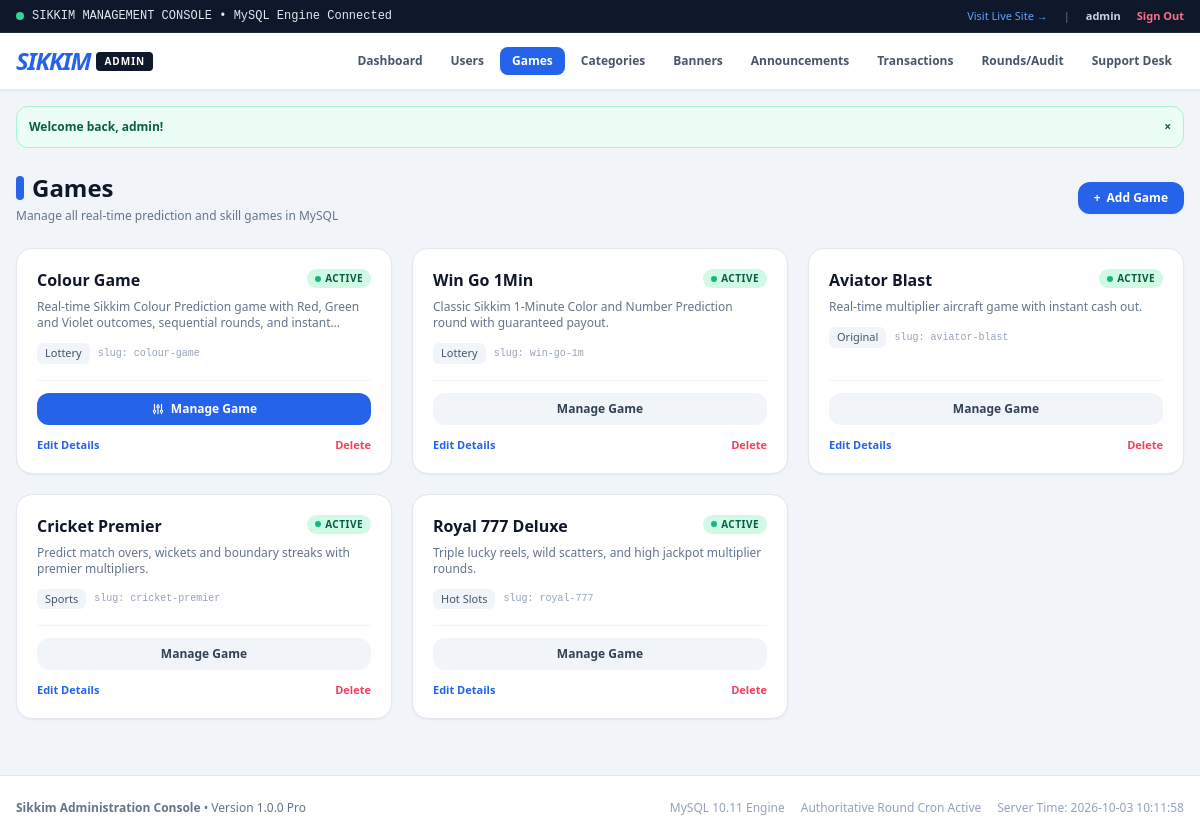
Screenshot of /admin/games.php (signed in) with the database file from the repository.
### tables this page shows
CREATE TABLE `users` (
  `id` INT AUTO_INCREMENT PRIMARY KEY,
  `username` VARCHAR(50) NOT NULL UNIQUE,
  `phone` VARCHAR(20) NOT NULL UNIQUE,
  `email` VARCHAR(100) DEFAULT NULL,
  `password_hash` VARCHAR(255) NOT NULL,
  `role` ENUM('user', 'admin') NOT NULL DEFAULT 'user',
  `status` ENUM('active', 'suspended') NOT NULL DEFAULT 'active',
  `avatar` VARCHAR(255) DEFAULT '/assets/images/avatar-default.png',
  `created_at` TIMESTAMP DEFAULT CURRENT_TIMESTAMP,
  `updated_at` TIMESTAMP DEFAULT CURRENT_TIMESTAMP ON UPDATE CURRENT_TIMESTAMP,
  INDEX `idx_users_phone` (`phone`),
  INDEX `idx_users_username` (`username`),
  INDEX `idx_users_role` (`role`)
);

CREATE TABLE `games` (
  `id` INT AUTO_INCREMENT PRIMARY KEY,
  `category_id` INT NOT NULL,
  `name` VARCHAR(100) NOT NULL,
  `slug` VARCHAR(100) NOT NULL UNIQUE,
  `image` VARCHAR(255) NOT NULL,
  `description` TEXT DEFAULT NULL,
  `status` ENUM('active', 'inactive') NOT NULL DEFAULT 'active',
  `display_order` INT NOT NULL DEFAULT 0,
  `is_recommended` TINYINT(1) NOT NULL DEFAULT 0,
  `config_json` TEXT DEFAULT NULL,
  `created_at` TIMESTAMP DEFAULT CURRENT_TIMESTAMP,
  `updated_at` TIMESTAMP DEFAULT CURRENT_TIMESTAMP ON UPDATE CURRENT_TIMESTAMP,
  FOREIGN KEY (`category_id`) REFERENCES `categories`(`id`) ON DELETE CASCADE,
  INDEX `idx_games_slug` (`slug`),
  INDEX `idx_games_rec` (`is_recommended`),
  INDEX `idx_games_status` (`status`),
  INDEX `idx_games_order` (`display_order`)
);

CREATE TABLE `categories` (
  `id` INT AUTO_INCREMENT PRIMARY KEY,
  `name` VARCHAR(50) NOT NULL,
  `slug` VARCHAR(50) NOT NULL UNIQUE,
  `icon` VARCHAR(255) NOT NULL,
  `display_order` INT NOT NULL DEFAULT 0,
  `status` ENUM('active', 'inactive') NOT NULL DEFAULT 'active',
  `created_at` TIMESTAMP DEFAULT CURRENT_TIMESTAMP,
  INDEX `idx_cat_order` (`display_order`),
  INDEX `idx_cat_status` (`status`)
);

### includes/auth.php (called while the page is built, shortened)
<?php
function isLoggedIn(): bool {
    return isset($_SESSION['user_id']) && !empty($_SESSION['user_id']);
}
function getCurrentUserId(): ?int {
    return $_SESSION['user_id'] ?? null;
}
function getCurrentUser(): ?array {
    $uid = getCurrentUserId();
    $pdo = getDB();
    $stmt = $pdo->prepare("
        SELECT u.id, u.username, u.phone, u.email, u.role, u.status, u.avatar, u.created_at,
               COALESCE(w.balance, 0.00) as balance,
               COALESCE(w.bonus_balance, 0.00) as bonus_balance,
               COALESCE(w.total_deposited, 0.00) as total_deposited,
               COALESCE(w.total_withdrawn, 0.00) as total_withdrawn
        FROM `users` u
        LEFT JOIN `wallets` w ON u.id = w.user_id
        WHERE u.id = :id AND u.status = 'active'
        LIMIT 1
    ");
    $stmt->execute([':id' => $uid]);
    $user = $stmt->fetch();
    return $user ?: null;
}
function requireAdmin(): array {
    $user = getCurrentUser();
    return $user;
}
function e(?string $string): string {
    return htmlspecialchars($string ?? '', ENT_QUOTES, 'UTF-8');
}
function getFlash(): ?array {
    if (isset($_SESSION['flash'])) {
        $flash = $_SESSION['flash'];
        return $flash;
    }
    return null;
}

### admin/games.php (the view, shortened to what this page needs)
<?php
require_once __DIR__ . '/includes/admin_header.php';
$pdo = getDB();
$action = trim($_GET['action'] ?? 'list');
$games = $pdo->query("
    SELECT g.*, c.name as category_name
    FROM `games` g
    LEFT JOIN `categories` c ON g.category_id = c.id
    ORDER BY g.display_order ASC, g.id DESC
")->fetchAll();
?>
<div class="w-full mb-6 flex flex-col sm:flex-row sm:items-center justify-between gap-4">
    <div>
        <h1 class="text-xl sm:text-2xl font-black text-slate-900 flex items-center gap-2">
            <span class="w-2 h-6 bg-blue-600 rounded-full inline-block"></span>
            Games
        </h1>
        <p class="text-xs text-slate-500 mt-1">Manage all real-time prediction and skill games in MySQL</p>
    </div>
    <div>
        <?php if ($action === 'create' || $action === 'edit'): ?>
            <a href="/admin/games.php" class="px-4 py-2 bg-slate-200 text-slate-700 rounded-xl text-xs font-bold hover:bg-slate-300 transition">
                &larr; Back to Games
            </a>
        <?php else: ?>
            <a href="/admin/games.php?action=create" class="px-4 py-2 bg-blue-600 hover:bg-blue-700 text-white rounded-xl text-xs font-bold transition shadow-sm inline-flex items-center gap-1.5">
                <span>+</span> Add Game
            </a>
        <?php endif; ?>
    </div>
</div>
<div class="w-full mb-8">
    <div class="grid grid-cols-1 sm:grid-cols-2 md:grid-cols-3 gap-5">
        <?php foreach ($games as $g): ?>
            <div class="bg-white rounded-2xl border border-slate-200 shadow-sm p-5 flex flex-col justify-between hover:shadow-md transition">
                <div>
                    <div class="flex items-start justify-between gap-3 mb-2">
                        <h3 class="font-black text-slate-900 text-base leading-snug">
                            <?= e($g['name']) ?>
                        </h3>
                        <span class="inline-flex items-center px-2 py-0.5 rounded-full text-[10px] font-black uppercase tracking-wider <?= $g['status'] === 'active' ? 'bg-emerald-100 text-emerald-800' : 'bg-rose-100 text-rose-800' ?>">
                            <span class="w-1.5 h-1.5 rounded-full mr-1 <?= $g['status'] === 'active' ? 'bg-emerald-500' : 'bg-rose-500' ?>"></span>
                            <?= e($g['status']) ?>
                        </span>
                    </div>
                    <p class="text-xs text-slate-500 line-clamp-2 mb-3">
                        <?= e($g['description'] ?: 'Official Sikkim prediction round with live timer and authoritative database outcomes.') ?>
                    </p>
                    <div class="flex items-center gap-2 text-[11px] text-slate-400 mb-4">
                        <span class="bg-slate-100 px-2 py-0.5 rounded-md font-medium text-slate-600"><?= e($g['category_name'] ?? 'Game') ?></span>
                        <span class="font-mono text-[10px]">slug: <?= e($g['slug']) ?></span>
                    </div>
                </div>
                <div class="pt-3 border-t border-slate-100 flex flex-col gap-2">
                    <?php if ($g['slug'] === 'colour-game'): ?>
                        <a href="/admin/colour-game.php" class="w-full py-2 bg-blue-600 hover:bg-blue-700 text-white font-bold rounded-xl text-xs text-center shadow-xs transition flex items-center justify-center gap-1.5">
                            <svg class="w-3.5 h-3.5" fill="none" stroke="currentColor" viewBox="0 0 24 24"><path stroke-linecap="round" stroke-linejoin="round" stroke-width="2" d="M12 6V4m0 2a2 2 0 100 4m0-4a2 2 0 110 4m-6 8a2 2 0 100-4m0 4a2 2 0 110-4m0 4v2m0-6V4m6 6v10m6-2a2 2 0 100-4m0 4a2 2 0 110-4m0 4v2m0-6V4"/></svg>
                            Manage Game
                        </a>
                    <?php else: ?>
                        <a href="/admin/rounds.php" class="w-full py-2 bg-slate-100 hover:bg-slate-200 text-slate-700 font-bold rounded-xl text-xs text-center transition flex items-center justify-center gap-1.5">
                            Manage Game
                        </a>
                    <?php endif; ?>
                    <div class="flex items-center justify-between text-xs pt-1">
                        <a href="/admin/games.php?action=edit&id=<?= $g['id'] ?>" class="text-blue-600 hover:underline font-bold text-[11px]">
                            Edit Details
                        </a>
                        <form method="POST" action="/admin/games.php" onsubmit="return confirm('Delete this game record?');" class="inline">
                            <button type="submit" class="text-rose-500 hover:underline font-bold text-[11px]">
                                Delete
                            </button>
                        </form>
                    </div>
                </div>
            </div>
        <?php endforeach; ?>
    </div>
</div>
<?php require_once __DIR__ . '/includes/admin_footer.php'; ?>

### admin/includes/admin_header.php (shortened to what this page needs)
<?php
require_once __DIR__ . '/../../includes/auth.php';
$adminUser = requireAdmin();
$currentAdminUri = parse_url($_SERVER['REQUEST_URI'], PHP_URL_PATH);
?>
<!DOCTYPE html>
<html lang="en">
<head>
    <script src="https://cdn.tailwindcss.com"></script>
    <link rel="stylesheet" href="/assets/css/style.css">
</head>
<body class="bg-slate-100 text-slate-800 antialiased min-h-screen flex flex-col font-sans">
    <div class="bg-slate-900 text-slate-200 text-xs py-2 px-4 border-b border-slate-800">
        <div class="max-w-7xl mx-auto flex items-center justify-between">
            <div class="flex items-center gap-2 font-mono">
                <span class="w-2 h-2 rounded-full bg-emerald-400"></span>
                <span>SIKKIM MANAGEMENT CONSOLE • MySQL Engine Connected</span>
            </div>
            <div class="flex items-center gap-4 text-[11px]">
                <a href="/" target="_blank" class="text-blue-400 hover:text-white transition">Visit Live Site &rarr;</a>
                <span class="text-slate-500">|</span>
                <span class="text-slate-300 font-bold"><?= e($adminUser['username']) ?></span>
                <a href="/logout.php" class="text-rose-400 hover:text-rose-300 font-bold">Sign Out</a>
            </div>
        </div>
    </div>
    <header class="w-full bg-white border-b border-slate-200 shadow-sm">
        <div class="max-w-7xl mx-auto px-4 py-3">
            <div class="flex flex-col md:flex-row md:items-center justify-between gap-3">
                <div class="flex items-center gap-3">
                    <a href="/admin/" class="flex items-center gap-1.5">
                        <span class="text-2xl font-black italic tracking-tighter text-blue-600"><i>S</i>IKKIM</span>
                        <span class="text-[10px] font-black uppercase bg-slate-900 text-white px-2 py-0.5 rounded tracking-widest">Admin</span>
                    </a>
                </div>
                <nav class="flex flex-wrap items-center gap-1 text-xs font-bold">
                    <a href="/admin/" class="px-3 py-1.5 rounded-lg transition <?= $currentAdminUri === '/admin/' || $currentAdminUri === '/admin/index.php' ? 'bg-blue-600 text-white' : 'text-slate-600 hover:bg-slate-100' ?>">
                        Dashboard
                    </a>
                    <a href="/admin/users.php" class="px-3 py-1.5 rounded-lg transition <?= strpos($currentAdminUri, 'users.php') !== false ? 'bg-blue-600 text-white' : 'text-slate-600 hover:bg-slate-100' ?>">
                        Users
                    </a>
                    <a href="/admin/games.php" class="px-3 py-1.5 rounded-lg transition <?= strpos($currentAdminUri, 'games.php') !== false ? 'bg-blue-600 text-white' : 'text-slate-600 hover:bg-slate-100' ?>">
                        Games
                    </a>
                    <a href="/admin/categories.php" class="px-3 py-1.5 rounded-lg transition <?= strpos($currentAdminUri, 'categories.php') !== false ? 'bg-blue-600 text-white' : 'text-slate-600 hover:bg-slate-100' ?>">
                        Categories
                    </a>
                    <a href="/admin/banners.php" class="px-3 py-1.5 rounded-lg transition <?= strpos($currentAdminUri, 'banners.php') !== false ? 'bg-blue-600 text-white' : 'text-slate-600 hover:bg-slate-100' ?>">
                        Banners
                    </a>
                    <a href="/admin/announcements.php" class="px-3 py-1.5 rounded-lg transition <?= strpos($currentAdminUri, 'announcements.php') !== false ? 'bg-blue-600 text-white' : 'text-slate-600 hover:bg-slate-100' ?>">
                        Announcements
                    </a>
                    <a href="/admin/transactions.php" class="px-3 py-1.5 rounded-lg transition <?= strpos($currentAdminUri, 'transactions.php') !== false ? 'bg-blue-600 text-white' : 'text-slate-600 hover:bg-slate-100' ?>">
                        Transactions
                    </a>
                    <a href="/admin/rounds.php" class="px-3 py-1.5 rounded-lg transition <?= strpos($currentAdminUri, 'rounds.php') !== false ? 'bg-blue-600 text-white' : 'text-slate-600 hover:bg-slate-100' ?>">
                        Rounds/Audit
                    </a>
                    <a href="/admin/support.php" class="px-3 py-1.5 rounded-lg transition <?= strpos($currentAdminUri, 'support.php') !== false ? 'bg-blue-600 text-white' : 'text-slate-600 hover:bg-slate-100' ?>">
                        Support Desk
                    </a>
                </nav>
            </div>
        </div>
    </header>
    <?php $flash = getFlash(); if ($flash): ?>
        <div class="max-w-7xl mx-auto px-4 mt-4 w-full">
            <div class="rounded-xl p-3 text-xs font-bold flex items-center justify-between <?= $flash['type'] === 'success' ? 'bg-emerald-50 text-emerald-800 border border-emerald-200' : 'bg-rose-50 text-rose-800 border border-rose-200' ?>">
                <span><?= e($flash['message']) ?></span>
                <button onclick="this.parentElement.remove()" class="text-xs">&times;</button>
            </div>
        </div>
    <?php endif; ?>
    <main class="flex-1 w-full max-w-7xl mx-auto px-4 py-6">

### assets/css/style.css (style rules this page uses)
html, body { overflow-x: hidden; scroll-behavior: smooth; }

### rows the page displays
users: username "admin"
games: name "Colour Game", status "ACTIVE", description "Real-time Sikkim Colour Prediction game with Red, Green and Violet outcomes, sequential rounds, and…", category.name "Lottery", slug "colour-game", shows "Manage Game"
games: name "Win Go 1Min", status "ACTIVE", description "Classic Sikkim 1-Minute Color and Number Prediction round with guaranteed payout.", category.name "Lottery", slug "win-go-1m", shows "Manage Game"
games: name "Aviator Blast", status "ACTIVE", description "Real-time multiplier aircraft game with instant cash out.", category.name "Original", slug "aviator-blast", shows "Manage Game"
games: name "Cricket Premier", status "ACTIVE", description "Predict match overs, wickets and boundary streaks with premier multipliers.", category.name "Sports", slug "cricket-premier", shows "Manage Game"
games: name "Royal 777 Deluxe", status "ACTIVE", description "Triple lucky reels, wild scatters, and high jackpot multiplier rounds.", category.name "Hot Slots", slug "royal-777", shows "Manage Game"

### other values shown
$flash['message'] "Welcome back, admin!"
